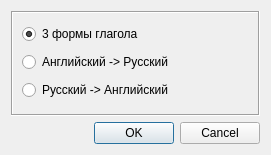
<?xml version="1.0" encoding="UTF-8"?>
<ui version="4.0">
 <class>Dialog</class>
 <widget class="QDialog" name="Dialog">
  <property name="geometry">
   <rect>
    <x>0</x>
    <y>0</y>
    <width>271</width>
    <height>155</height>
   </rect>
  </property>
  <property name="windowTitle">
   <string>Dialog</string>
  </property>
  <layout class="QGridLayout" name="gridLayout">
   <item row="1" column="0">
    <widget class="QDialogButtonBox" name="buttonBox">
     <property name="orientation">
      <enum>Qt::Horizontal</enum>
     </property>
     <property name="standardButtons">
      <set>QDialogButtonBox::Cancel|QDialogButtonBox::Ok</set>
     </property>
    </widget>
   </item>
   <item row="0" column="0">
    <widget class="QFrame" name="frame">
     <property name="frameShape">
      <enum>QFrame::Box</enum>
     </property>
     <property name="frameShadow">
      <enum>QFrame::Sunken</enum>
     </property>
     <layout class="QVBoxLayout" name="verticalLayout">
      <item>
       <widget class="QRadioButton" name="verbs">
        <property name="text">
         <string>3 формы глагола</string>
        </property>
        <property name="checked">
         <bool>true</bool>
        </property>
       </widget>
      </item>
      <item>
       <widget class="QRadioButton" name="en">
        <property name="text">
         <string>Английский -&gt; Русский</string>
        </property>
       </widget>
      </item>
      <item>
       <widget class="QRadioButton" name="ru">
        <property name="text">
         <string>Русский -&gt; Английский</string>
        </property>
       </widget>
      </item>
     </layout>
    </widget>
   </item>
  </layout>
 </widget>
 <tabstops>
  <tabstop>verbs</tabstop>
  <tabstop>en</tabstop>
  <tabstop>ru</tabstop>
  <tabstop>buttonBox</tabstop>
 </tabstops>
 <resources/>
 <connections>
  <connection>
   <sender>buttonBox</sender>
   <signal>accepted()</signal>
   <receiver>Dialog</receiver>
   <slot>accept()</slot>
   <hints>
    <hint type="sourcelabel">
     <x>248</x>
     <y>254</y>
    </hint>
    <hint type="destinationlabel">
     <x>157</x>
     <y>274</y>
    </hint>
   </hints>
  </connection>
  <connection>
   <sender>buttonBox</sender>
   <signal>rejected()</signal>
   <receiver>Dialog</receiver>
   <slot>reject()</slot>
   <hints>
    <hint type="sourcelabel">
     <x>316</x>
     <y>260</y>
    </hint>
    <hint type="destinationlabel">
     <x>286</x>
     <y>274</y>
    </hint>
   </hints>
  </connection>
 </connections>
</ui>
